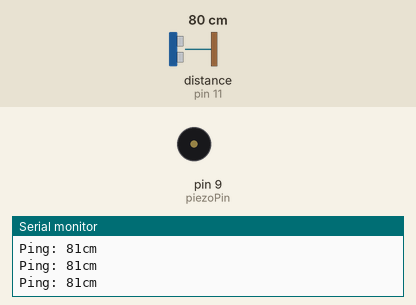
Simulated run of this sketch. Board: Arduino Uno, built with avr-gcc and run on an emulated ATmega328P. Shown: buzzer (waves = sounding), the last lines printed to the serial monitor. The inputs (shaded band) are chosen by the test bench; at power-on: distance to the obstacle (sensor on pin 11) 80 cm. The echo pulse lasts 58.3 µs per cm.

Above: at 1.2 s.
1.3 s: distance to the obstacle (sensor on pin 11) set to 17 cm
2.8 s: distance to the obstacle (sensor on pin 11) set to 14 cm
At 3.07 s:
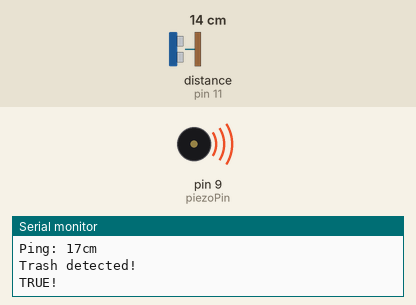
5.8 s: distance to the obstacle (sensor on pin 11) set to 18 cm
At 6.7 s:
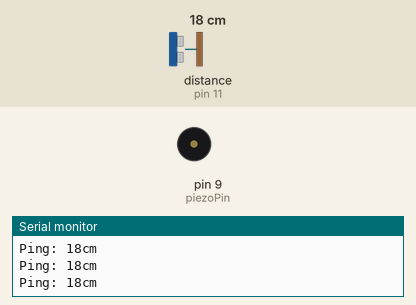
7.3 s: distance to the obstacle (sensor on pin 11) set to 2 cm
At 8.1 s:
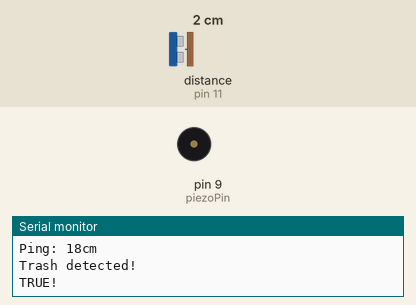
Timing chart, 0 to 11.3 s (numbered marks = the images above; inputs shaded):
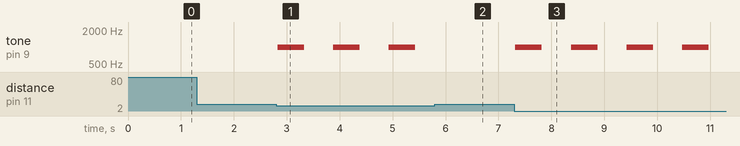

The sketch:

HC_SR04_Piezo_TrashDetection_SoundFeedback_v1.ino
```cpp
/*
 HC-SR04 ULTRASONIC SENSOR
 Range: 2 cm - 400 cm
 Resolution: 0,3 cm
 Echo (receives the signal) to Arduino pin 13
 Trig (sends the signal) to Arduino pin 12
 If connecting using a single pin, specify the same pin for both trigger_pin and echo_pin as the same pin is doing both functions
 VCC to arduino 5v, GND to arduino GND

 NEWPING LIBRARY METHODS
 sonar.ping(); - Send a ping, returns the echo time in microseconds or 0 (zero) if no ping echo within set distance limit
 sonar.ping_in(); - Send a ping, returns the distance in inches or 0 (zero) if no ping echo within set distance limit
 sonar.ping_cm(); - Send a ping, returns the distance in centimeters or 0 (zero) if no ping echo within set distance limit
 sonar.ping_median(iterations); - Do multiple pings (default=5), discard out of range pings and return median in microseconds
 sonar.convert_in(echoTime); - Converts microseconds to distance in inches
 sonar.convert_cm(echoTime); - Converts microseconds to distance in centimeters
 sonar.ping_timer(function); - Send a ping and call function to test if ping is complete.
 sonar.check_timer(); - Check if ping has returned within the set distance limit.
 timer_us(frequency, function); - Call function every frequency microseconds.
 timer_ms(frequency, function); - Call function every frequency milliseconds.
 timer_stop(); - Stop the timer.

 PIEZO
 Connect positive pin of piezo to digital pin 9 on Arduino and the other to GND. If your piezo doesn't have a "+" or red wire indicating the positive pin, you can connect either pin to 8
 */

//Ultrasonic sensor
#include <NewPing.h>

#define TRIGGER_PIN  12
#define ECHO_PIN     11
#define MAX_DISTANCE 200 //maximum of ping distance in cm

NewPing sonar(TRIGGER_PIN, ECHO_PIN, MAX_DISTANCE);
bool trashDetected = false;

//Piezo
int piezoPin = 9;


void setup() {
  //Serial.begin(115200);
  Serial.begin(9600);

  //Piezo
  pinMode(piezoPin, OUTPUT); //declare pin 9 to be an output
}

void loop() {
  //Ultrasonic sensor
  delay(50);
  int range = sonar.ping_cm();    //gets distance of object to sensor in cm and puts this in 'range'

  if ((range >= 1) && (range <= 15) && (range != 0)) { //if an object is detected within this range
    Serial.println("Trash detected!");  //print "Trash Detected" to the serial monitor
    trashDetected = true;   // set the boolean "trashDetected" to "true"
  }
  else {
    Serial.print("Ping: ");
    Serial.print(sonar.ping_cm());
    Serial.println("cm");
  }

//Sketch won't compile because of this part. Tried all sorts of things, also tried to put the tone function in the if range statement, but nothing works.
  if (trashDetected == true) {
    //piezo
    Serial.println("TRUE!");  //print "Trash Detected" to the serial monitor
    tone(piezoPin, 1000, 500);
    delay(1000);
    trashDetected = false; //set trashDetected to false again, otherwise the piezo will continu to beep
  }

}
```

Measured:
- the behaviour switches between 16 and 15 cm on distance to the obstacle (sensor on pin 11) (found by bisection; images 0 and 1)
- after the input at 2.8 s, tone on pin 9 (piezoPin): alternates 1000 Hz for 0.50 s and silent for 0.55 s, starting at once
- after the input at 5.8 s, tone on pin 9 (piezoPin): stays silent (without the input it goes to 1000 Hz after 0.18 s)
- after the input at 7.3 s, tone on pin 9 (piezoPin): alternates 1000 Hz for 0.50 s and silent for 0.55 s, starting at once
